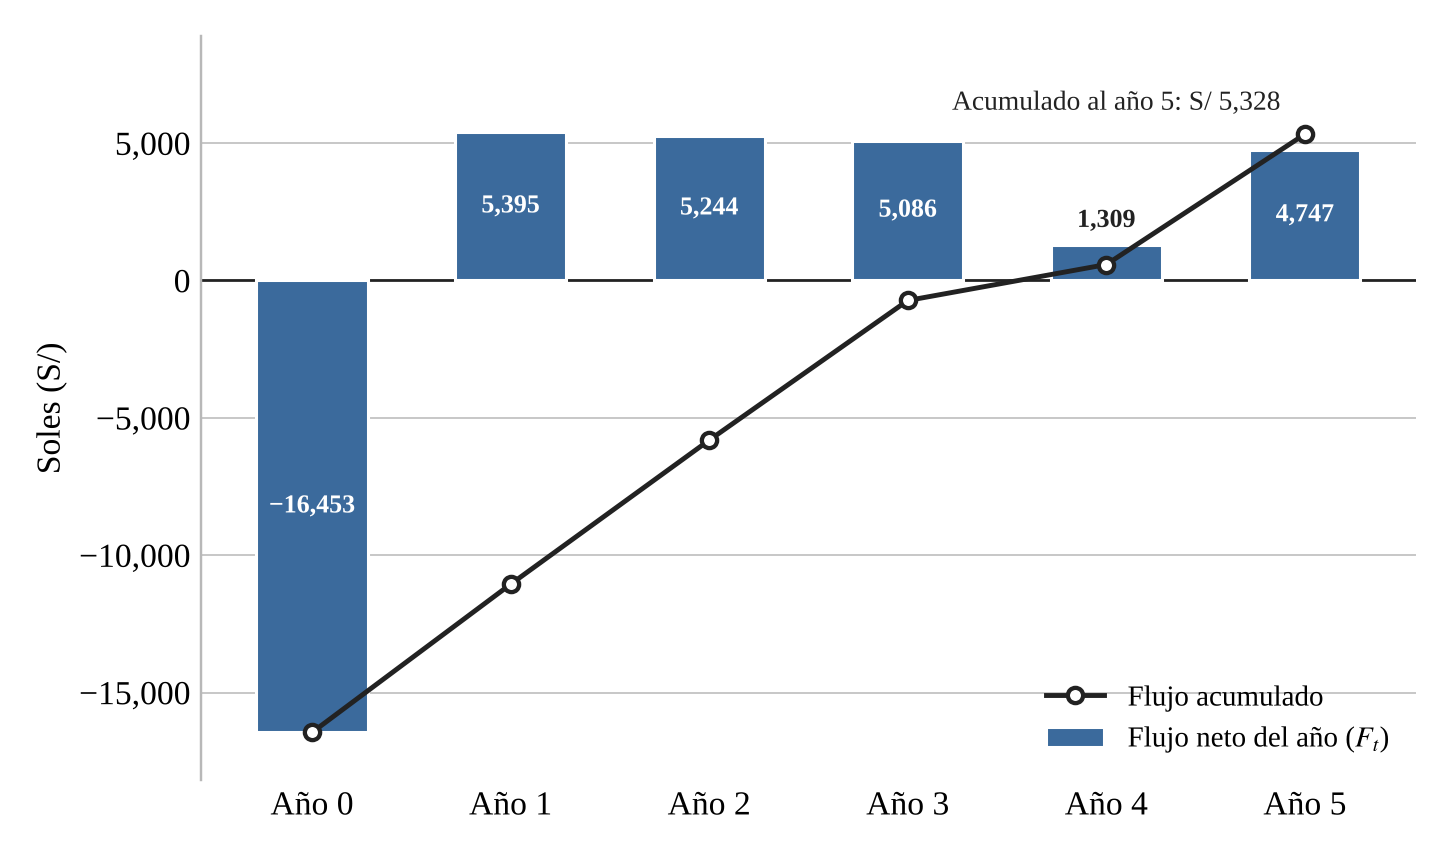

This chart was generated by the following Python code:
"""Figura del capítulo VI: flujo de caja neto anual y acumulado del caso base (un solo eje, S/)."""
import json
import sys

import matplotlib

matplotlib.use("Agg")
import matplotlib.pyplot as plt  # noqa: E402
from matplotlib.ticker import FuncFormatter  # noqa: E402

datos = json.load(open(sys.argv[1], encoding="utf8"))
flujo = datos["base"]["flujo"]
anios = [f["t"] for f in flujo]
neto = [f["F"] for f in flujo]
acum, s = [], 0.0
for v in neto:
    s += v
    acum.append(s)

plt.rcParams.update({"font.family": "Liberation Serif", "font.size": 11, "mathtext.fontset": "stix"})
MENOS = lambda v: f"{v:,.0f}".replace("-", "\u2212")  # noqa: E731
fig, ax = plt.subplots(figsize=(6.6, 3.9), dpi=220)
AZUL, TINTA, GRIS = "#3B6A9C", "#222222", "#B8B8B8"
barras = ax.bar(anios, neto, width=0.56, color=AZUL, edgecolor="white", linewidth=1.0, label="Flujo neto del año ($F_t$)",
                zorder=3)
ax.plot(anios, acum, color=TINTA, linewidth=1.6, marker="o", markersize=5, markerfacecolor="white",
        markeredgewidth=1.4, label="Flujo acumulado", zorder=4)
ax.axhline(0, color=TINTA, linewidth=0.9, zorder=2)
alto = max(max(neto), max(acum)) - min(neto)
for x, v in zip(anios, neto):
    if abs(v) >= 0.15 * alto:      # barra alta: etiqueta dentro
        ax.text(x, v / 2, MENOS(v), ha="center", va="center", fontsize=8.5, color="white", fontweight="bold",
                zorder=5)
    else:                          # barra baja: etiqueta encima, en tinta
        ax.text(x, v + 0.02 * alto, MENOS(v), ha="center", va="bottom", fontsize=8.5, color=TINTA,
                fontweight="bold", zorder=5)
ax.annotate(f"Acumulado al año 5: S/ {acum[-1]:,.0f}", (anios[-1], acum[-1]), xytext=(-8, 8),
            textcoords="offset points", ha="right", fontsize=9, color=TINTA)
ax.set_xticks(anios, [f"Año {a}" for a in anios])
ax.yaxis.set_major_formatter(FuncFormatter(lambda v, _: MENOS(v)))
ax.set_ylabel("Soles (S/)")
ax.grid(axis="y", color=GRIS, linewidth=0.5, zorder=0)
for lado in ("top", "right"):
    ax.spines[lado].set_visible(False)
ax.spines["left"].set_color(GRIS)
ax.spines["bottom"].set_visible(False)
ax.tick_params(axis="both", length=0)
ax.set_ylim(min(min(neto), min(acum)) - 0.08 * alto, max(max(neto), max(acum)) + 0.16 * alto)
ax.legend(loc="lower right", frameon=False, fontsize=9.5)
fig.tight_layout()
fig.savefig(sys.argv[2], dpi=220, facecolor="white")
print("ok", acum)
